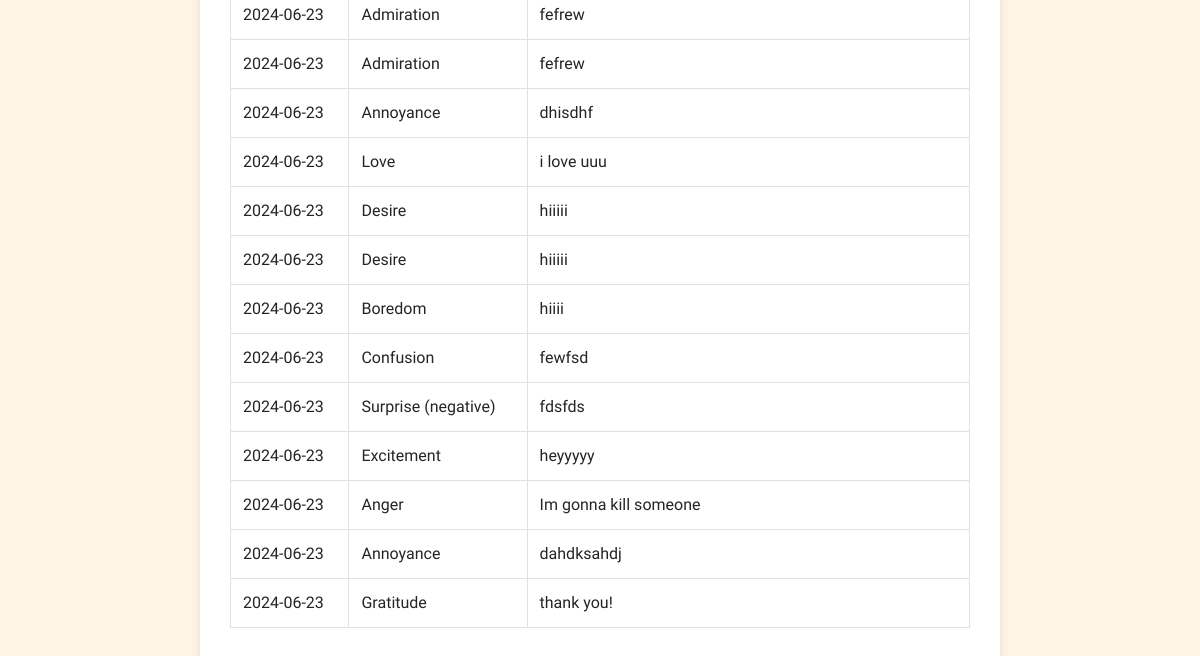
/calendar (lower part), run on an earlier commit of the app's database.
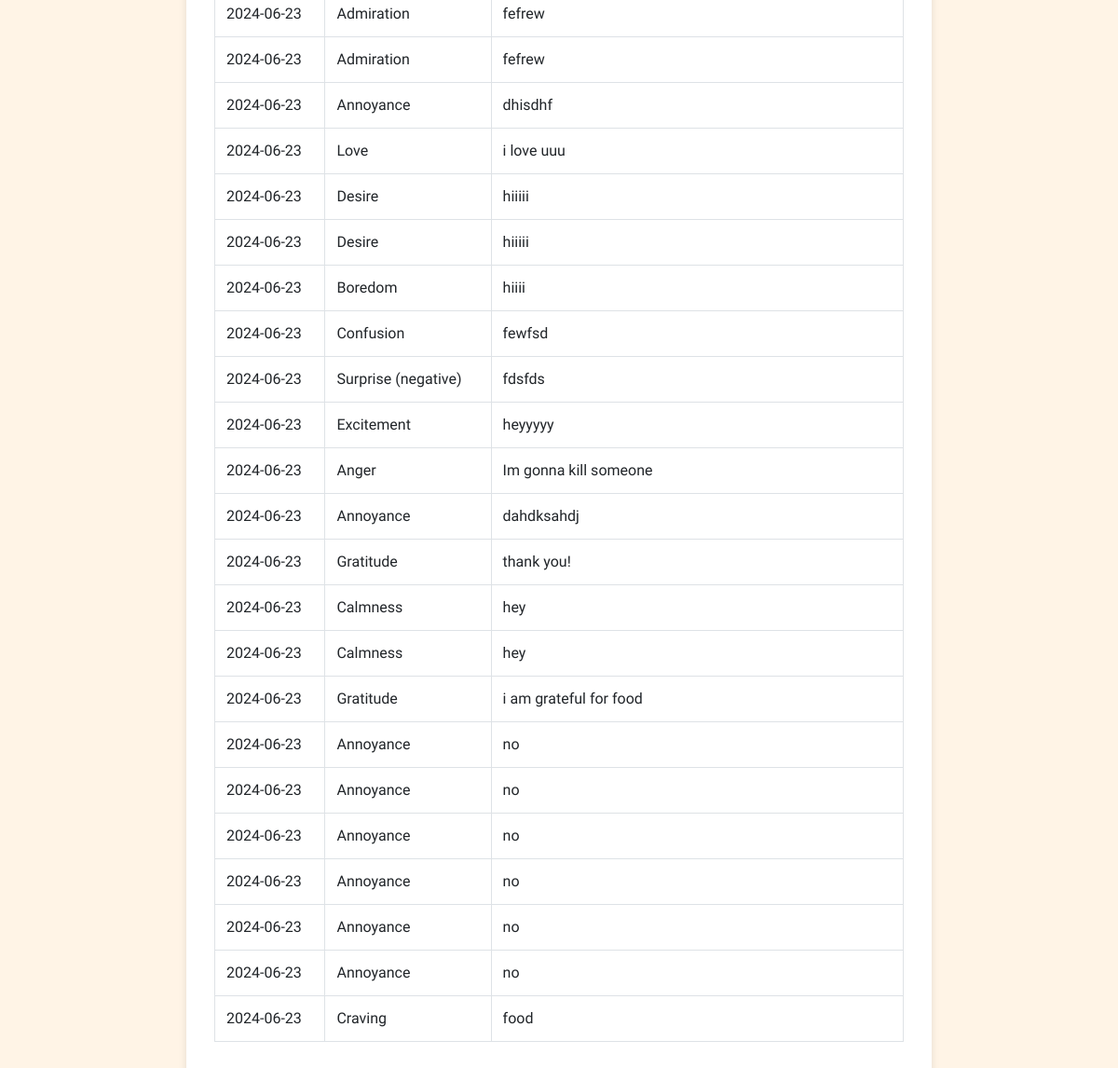
And on a later commit of the database.
### app.py (models this page shows)
class MoodEntry(db.Model):
    id = db.Column(db.Integer, primary_key=True)
    user_id = db.Column(db.String, nullable=False)
    date = db.Column(db.Date, nullable=False)
    emotion = db.Column(db.String, nullable=False)
    journal_entry = db.Column(db.String, nullable=False)

### app.py (the view)
@app.route('/calendar')
def calendar():
    try:
        mood_entries = MoodEntry.query.all()
        return render_template('calendar.html', mood_entries=mood_entries)
    except Exception as e:
        logging.error(f"Error in /calendar route: {e}")
        return "There was an error loading the calendar.", 500

### templates/calendar.html (shortened to what this page needs)
<!DOCTYPE html>
<html lang="en">
<head>
    <link href="https://stackpath.bootstrapcdn.com/bootstrap/4.5.2/css/bootstrap.min.css" rel="stylesheet">
    <link href="{{ url_for('static', filename='css/styles.css') }}" rel="stylesheet">
</head>
<body>
    <div class="container">
        <table class="table table-bordered mt-4">
            <tbody>
                {% for entry in mood_entries %}
                    <tr>
                        <td>{{ entry.date }}</td>
                        <td>{{ entry.emotion }}</td>
                        <td>{{ entry.journal_entry }}</td>
                    </tr>
                {% endfor %}
            </tbody>
        </table>
    </div>
</body>
</html>

### static/css/styles.css (style rules this page uses)
body { font-family: 'Quicksand', sans-serif; background-color: #fff4e6; margin: 0; padding: 0; }
.container { max-width: 800px; margin: 50px auto; padding: 30px; background-color: #ffffff; border-radius: 15px; box-shadow: 0 4px 8px rgba(0, 0, 0, 0.1); }

What changed in the data, as far as the page shows it:
added MoodEntry: date "2024-06-23", emotion "Calmness", journal_entry "hey"
added MoodEntry: date "2024-06-23", emotion "Calmness", journal_entry "hey"
added MoodEntry: date "2024-06-23", emotion "Gratitude", journal_entry "i am grateful for food"
added MoodEntry: date "2024-06-23", emotion "Annoyance", journal_entry "no"
added MoodEntry: date "2024-06-23", emotion "Annoyance", journal_entry "no"
added MoodEntry: date "2024-06-23", emotion "Annoyance", journal_entry "no"
added MoodEntry: date "2024-06-23", emotion "Annoyance", journal_entry "no"
added MoodEntry: date "2024-06-23", emotion "Annoyance", journal_entry "no"
added MoodEntry: date "2024-06-23", emotion "Annoyance", journal_entry "no"
added MoodEntry: date "2024-06-23", emotion "Craving", journal_entry "food"
